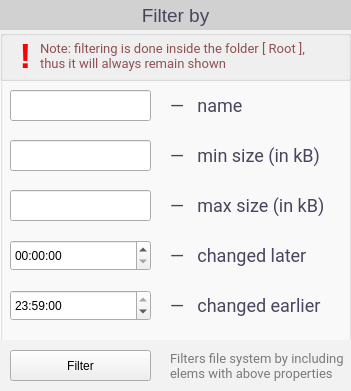
     <widget class="QGroupBox" name="FilterBy">
      <property name="geometry">
       <rect>
        <x>760</x>
        <y>370</y>
        <width>351</width>
        <height>391</height>
       </rect>
      </property>
      <property name="styleSheet">
       <string notr="true">QGroupBox {
	background-color: #fcfcfc;
}
</string>
      </property>
      <property name="title">
       <string/>
      </property>
      <widget class="QLabel" name="label_133">
       <property name="geometry">
        <rect>
         <x>0</x>
         <y>0</y>
         <width>351</width>
         <height>31</height>
        </rect>
       </property>
       <property name="styleSheet">
        <string notr="true">QLabel {
	color: #4a455c;
	font-size: 19px;
	background-color: #d1d1d1;
	padding: 2px;

}</string>
       </property>
       <property name="text">
        <string>Filter by</string>
       </property>
       <property name="alignment">
        <set>Qt::AlignCenter</set>
       </property>
      </widget>
      <widget class="QLineEdit" name="nameFilterElemInput">
       <property name="geometry">
        <rect>
         <x>10</x>
         <y>90</y>
         <width>141</width>
         <height>31</height>
        </rect>
       </property>
      </widget>
      <widget class="QLabel" name="label_132">
       <property name="geometry">
        <rect>
         <x>170</x>
         <y>140</y>
         <width>161</width>
         <height>31</height>
        </rect>
       </property>
       <property name="styleSheet">
        <string notr="true">color: #4a455c;
font-size: 18px;
font-family: Roboto;</string>
       </property>
       <property name="text">
        <string>—   min size (in kB)</string>
       </property>
      </widget>
      <widget class="QLabel" name="label_134">
       <property name="geometry">
        <rect>
         <x>170</x>
         <y>240</y>
         <width>161</width>
         <height>31</height>
        </rect>
       </property>
       <property name="styleSheet">
        <string notr="true">color: #4a455c;
font-size: 18px;
font-family: Roboto;</string>
       </property>
       <property name="text">
        <string>—   changed later </string>
       </property>
      </widget>
      <widget class="QGroupBox" name="groupBox_59">
       <property name="geometry">
        <rect>
         <x>0</x>
         <y>340</y>
         <width>351</width>
         <height>51</height>
        </rect>
       </property>
       <property name="styleSheet">
        <string notr="true">QGroupBox {
	background-color: #f2f2f2;
	color: #4a455c;
	font-size: 17px;
	padding-top: 5px;
	border: none;
}</string>
       </property>
       <property name="title">
        <string/>
       </property>
       <widget class="QLabel" name="label_135">
        <property name="geometry">
         <rect>
          <x>170</x>
          <y>10</y>
          <width>181</width>
          <height>31</height>
         </rect>
        </property>
        <property name="styleSheet">
         <string notr="true">color: #7a7a7a;
font-size: 13px;
font-family: Roboto;</string>
        </property>
        <property name="text">
         <string>Filters file system by including elems with above properties</string>
        </property>
        <property name="wordWrap">
         <bool>true</bool>
        </property>
       </widget>
       <widget class="QPushButton" name="filterElemButton">
        <property name="enabled">
         <bool>true</bool>
        </property>
        <property name="geometry">
         <rect>
          <x>10</x>
          <y>10</y>
          <width>141</width>
          <height>31</height>
         </rect>
        </property>
        <property name="text">
         <string>Filter</string>
        </property>
       </widget>
      </widget>
      <widget class="QLineEdit" name="minSizeFilterElemInput">
       <property name="geometry">
        <rect>
         <x>10</x>
         <y>140</y>
         <width>141</width>
         <height>31</height>
        </rect>
       </property>
      </widget>
      <widget class="QTimeEdit" name="minTimeFilterElemInput">
       <property name="geometry">
        <rect>
         <x>10</x>
         <y>240</y>
         <width>141</width>
         <height>31</height>
        </rect>
       </property>
      </widget>
      <widget class="QLabel" name="label_136">
       <property name="geometry">
        <rect>
         <x>170</x>
         <y>90</y>
         <width>161</width>
         <height>31</height>
        </rect>
       </property>
       <property name="styleSheet">
        <string notr="true">color: #4a455c;
font-size: 18px;
font-family: Roboto;</string>
       </property>
       <property name="text">
        <string>—   name</string>
       </property>
      </widget>
      <widget class="QLabel" name="label_137">
       <property name="geometry">
        <rect>
         <x>170</x>
         <y>290</y>
         <width>161</width>
         <height>31</height>
        </rect>
       </property>
       <property name="styleSheet">
        <string notr="true">color: #4a455c;
font-size: 18px;
font-family: Roboto;</string>
       </property>
       <property name="text">
        <string>—   changed earlier</string>
       </property>
      </widget>
      <widget class="QTimeEdit" name="maxTimeFilterElemInput">
       <property name="geometry">
        <rect>
         <x>10</x>
         <y>290</y>
         <width>141</width>
         <height>31</height>
        </rect>
       </property>
       <property name="time">
        <time>
         <hour>23</hour>
         <minute>59</minute>
         <second>0</second>
        </time>
       </property>
      </widget>
      <widget class="QLineEdit" name="maxSizeFilterElemInput">
       <property name="geometry">
        <rect>
         <x>10</x>
         <y>190</y>
         <width>141</width>
         <height>31</height>
        </rect>
       </property>
      </widget>
      <widget class="QLabel" name="label_138">
       <property name="geometry">
        <rect>
         <x>170</x>
         <y>190</y>
         <width>161</width>
         <height>31</height>
        </rect>
       </property>
       <property name="styleSheet">
        <string notr="true">color: #4a455c;
font-size: 18px;
font-family: Roboto;</string>
       </property>
       <property name="text">
        <string>—   max size (in kB)</string>
       </property>
      </widget>
      <widget class="QGroupBox" name="groupBox_46">
       <property name="geometry">
        <rect>
         <x>0</x>
         <y>30</y>
         <width>351</width>
         <height>51</height>
        </rect>
       </property>
       <property name="styleSheet">
        <string notr="true">QGroupBox {
	background-color: #f2f2f2;
	color: #4a455c;
	font-size: 17px;
	padding-top: 5px;
}</string>
       </property>
       <property name="title">
        <string/>
       </property>
       <widget class="QLabel" name="label_100">
        <property name="geometry">
         <rect>
          <x>40</x>
          <y>0</y>
          <width>291</width>
          <height>51</height>
         </rect>
        </property>
        <property name="styleSheet">
         <string notr="true">color: #8f5050;
font-size: 13px;
font-family: Roboto;</string>
        </property>
        <property name="text">
         <string>Note: filtering is done inside the folder [ Root ], thus it will always remain shown</string>
        </property>
        <property name="wordWrap">
         <bool>true</bool>
        </property>
       </widget>
       <widget class="QLabel" name="label_11">
        <property name="geometry">
         <rect>
          <x>10</x>
          <y>10</y>
          <width>31</width>
          <height>31</height>
         </rect>
        </property>
        <property name="styleSheet">
         <string notr="true">color: red;
font-size: 35px;
font-weight: bold;</string>
        </property>
        <property name="text">
         <string>!</string>
        </property>
        <property name="alignment">
         <set>Qt::AlignCenter</set>
        </property>
       </widget>
      </widget>
     </widget>
